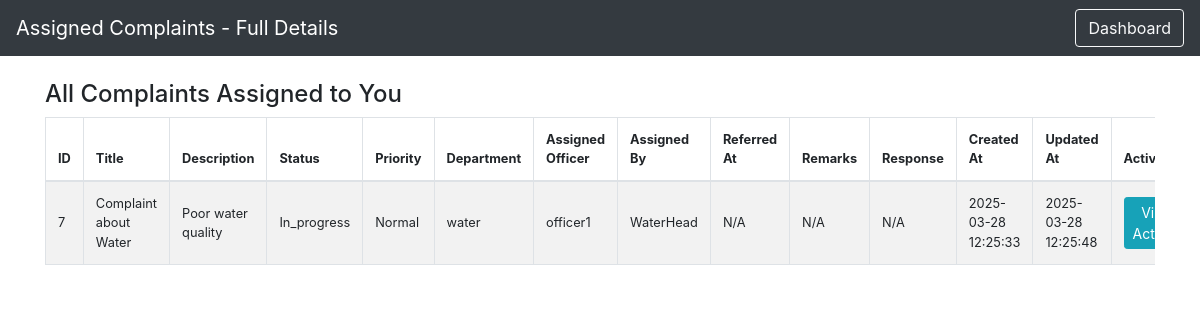
The app's page /officer/all_assigned_complaints.php (signed in), older data.
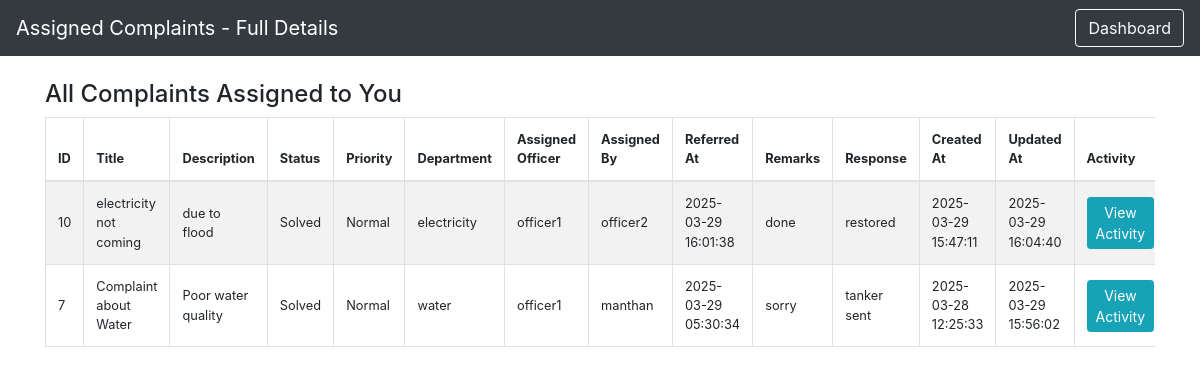
The same page, newer data.
### tables this page shows
CREATE TABLE `complaints` (
  `id` int(11) NOT NULL,
  `citizen_id` int(11) NOT NULL,
  `department_id` int(11) NOT NULL,
  `title` varchar(255) NOT NULL,
  `description` text NOT NULL,
  `status` enum('registered','in_progress','solved','referred') DEFAULT 'registered',
  `priority` enum('top','medium','normal','low') DEFAULT 'normal',
  `officer_id` int(11) DEFAULT NULL,
  `dept_head_id` int(11) DEFAULT NULL,
  `referred_by` int(11) DEFAULT NULL,
  `referred_at` timestamp NULL DEFAULT NULL,
  `remarks` text,
  `response` text,
  `review_rating` int DEFAULT NULL,
  `review_feedback` text,
  `ai_summary_complaint` text,
  `ai_summary_response` text,
  `target_id` int DEFAULT NULL,
  `target_role` enum('officer','dept_head') DEFAULT NULL,
  `created_at` timestamp NOT NULL DEFAULT CURRENT_TIMESTAMP,
  `updated_at` timestamp NOT NULL DEFAULT CURRENT_TIMESTAMP ON UPDATE CURRENT_TIMESTAMP,
  PRIMARY KEY (`id`),
  KEY `citizen_id` (`citizen_id`),
  KEY `department_id` (`department_id`),
  KEY `officer_id` (`officer_id`),
  KEY `dept_head_id` (`dept_head_id`),
  KEY `referred_by` (`referred_by`)
);

CREATE TABLE `departments` (
  `id` int(11) NOT NULL,
  `name` varchar(100) NOT NULL,
  `description` text DEFAULT NULL,
  `created_at` timestamp NOT NULL DEFAULT current_timestamp()
);

### officer/all_assigned_complaints.php (the view, shortened to what this page needs)
<?php
include('../config.php');
$officer_id = $_SESSION['officer_id'];
$sql = "SELECT c.*, d.name as dept_name,
         CASE
           WHEN c.referred_by IS NULL THEN (SELECT name FROM users u WHERE u.id = c.dept_head_id)
           ELSE (SELECT name FROM users u WHERE u.id = c.referred_by)
         END as assigned_by,
         (SELECT name FROM users u WHERE u.id = c.officer_id) as officer_name
        FROM complaints c
        JOIN departments d ON c.department_id = d.id
        WHERE c.officer_id = '$officer_id'
        ORDER BY c.created_at DESC";
$result = $conn->query($sql);
?>
<!DOCTYPE html>
<html lang="en">
<head>
  <link rel="stylesheet" href="https://stackpath.bootstrapcdn.com/bootstrap/4.5.2/css/bootstrap.min.css">
</head>
<body>
  <nav class="navbar navbar-expand-lg navbar-dark bg-dark">
    <span class="navbar-brand">Assigned Complaints - Full Details</span>
    <div class="ml-auto">
      <a href="officer_dashboard.php" class="btn btn-outline-light">Dashboard</a>
    </div>
  </nav>
  <div class="container mt-4">
    <h4>All Complaints Assigned to You</h4>
    <?php if ($result && $result->num_rows > 0) { ?>
      <div class="table-responsive">
      <table class="table table-bordered table-striped">
        <thead>
          <tr>
            <th>ID</th>
            <th>Title</th>
            <th>Description</th>
            <th>Status</th>
            <th>Priority</th>
            <th>Department</th>
            <th>Assigned Officer</th>
            <th>Assigned By</th>
            <th>Referred At</th>
            <th>Remarks</th>
            <th>Response</th>
            <th>Created At</th>
            <th>Updated At</th>
            <th>Activity</th>
          </tr>
        </thead>
        <tbody>
          <?php while ($row = $result->fetch_assoc()) { ?>
            <tr>
              <td><?php echo $row['id']; ?></td>
              <td><?php echo htmlspecialchars($row['title']); ?></td>
              <td><?php echo htmlspecialchars($row['description']); ?></td>
              <td><?php echo ucfirst($row['status']); ?></td>
              <td><?php echo ucfirst($row['priority']); ?></td>
              <td><?php echo htmlspecialchars($row['dept_name']); ?></td>
              <td><?php echo ($row['officer_name']) ? htmlspecialchars($row['officer_name']) : 'Not Assigned'; ?></td>
              <td><?php echo htmlspecialchars($row['assigned_by']); ?></td>
              <td><?php echo ($row['referred_at']) ? $row['referred_at'] : 'N/A'; ?></td>
              <td><?php echo ($row['remarks']) ? htmlspecialchars($row['remarks']) : 'N/A'; ?></td>
              <td><?php echo ($row['response']) ? htmlspecialchars($row['response']) : 'N/A'; ?></td>
              <td><?php echo $row['created_at']; ?></td>
              <td><?php echo $row['updated_at']; ?></td>
              <td>
                <button class="btn btn-info btn-sm" onclick="viewActivity(<?php echo $row['id']; ?>)">View Activity</button>
              </td>
            </tr>
          <?php } ?>
        </tbody>
      </table>
      </div>
    <?php } else {
      echo "<div class='alert alert-info'>No complaints assigned to you.</div>";
    } ?>
  </div>
</body>
</html>

Row changes from the older to the newer data that the page shows:
added complaints: id "10", title "electricity not coming", description "due to flood", status "Solved", priority "Normal", department.name "electricity", officer_name "officer1", assigned_by "officer2", referred_at "2025-03-29 16:01:38", remarks "done", response "restored", created_at "2025-03-29 15:47:11", updated_at "2025-03-29 16:04:40"
changed complaints "Complaint about Water": status "In_progress" → "Solved"; assigned_by "WaterHead" → "manthan"; referred_at (not shown) → "2025-03-29 05:30:34"; remarks (not shown) → "sorry"; response (not shown) → "tanker sent"; updated_at "2025-03-28 12:25:48" → "2025-03-29 15:56:02"; no longer shows "N/A"
